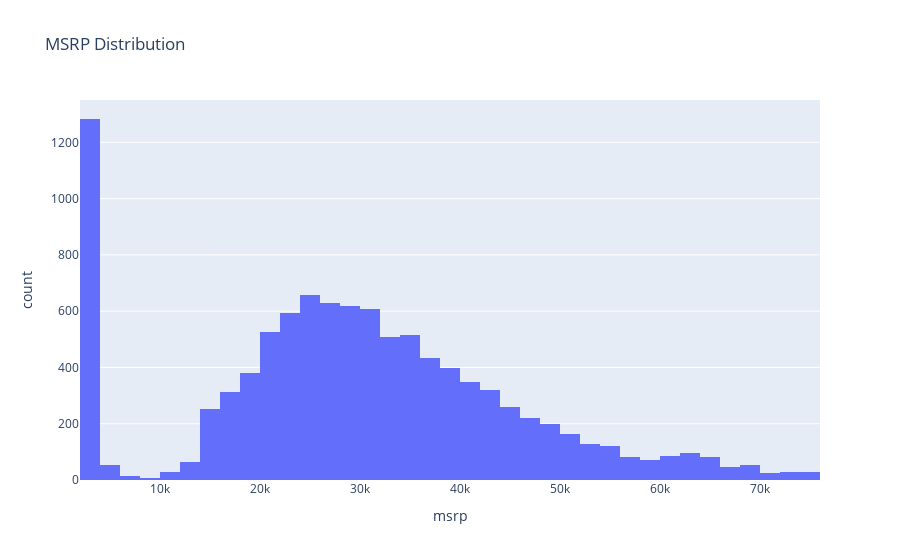

The notebook cell this image was saved under:
### Markdown cell above
Loại bỏ các giá trị ngoại biên để làm sạch dữ liệu.

### Code cell
fig2 = px.histogram(df, x="msrp", nbins=50, title="MSRP Distribution")
fig2.show()

### Figure 1 — Plotly figure (JSON) as saved in the notebook; plotly's stock layout.template omitted (floating-point values rounded to 4 significant figures; data arrays with more than 128 entries replaced by an {"elided": "..."} marker saying what was removed)
{"data": [{"bingroup": "x", "hovertemplate": "msrp=%{x}<br>count=%{y}<extra></extra>", "legendgroup": "", "marker": {"color": "#636efa", "pattern": {"shape": ""}}, "name": "", "nbinsx": 50, "orientation": "v", "showlegend": false, "type": "histogram", "x": {"elided": "10235 int values"}, "xaxis": "x", "yaxis": "y"}], "layout": {"barmode": "relative", "legend": {"tracegroupgap": 0}, "title": {"text": "MSRP Distribution"}, "xaxis": {"anchor": "y", "domain": [0, 1], "title": {"text": "msrp"}}, "yaxis": {"anchor": "x", "domain": [0, 1], "title": {"text": "count"}}}}
